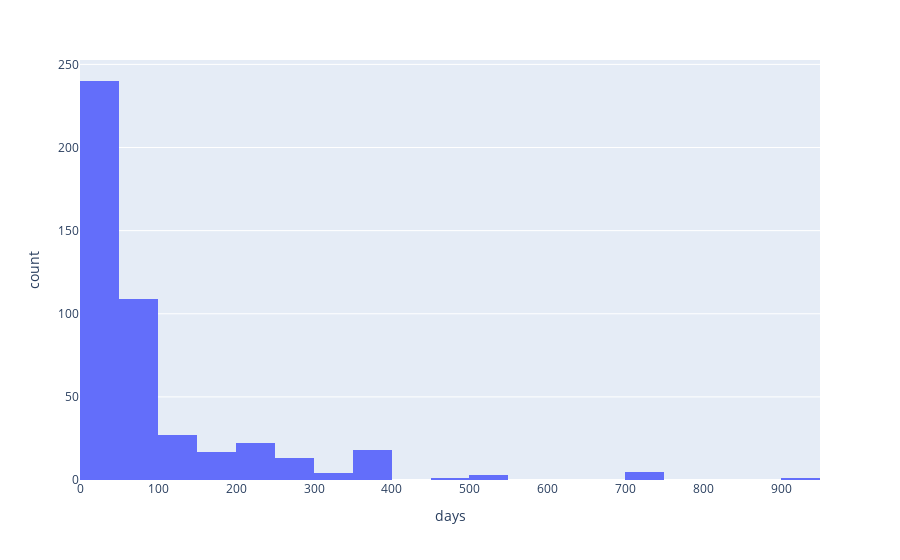

Notebook code for this chart:
### Code cell
px.histogram(coursesdf, x='days', nbins=30)

### Figure 1 — Plotly figure (JSON) as saved in the notebook; plotly's stock layout.template omitted (floating-point values rounded to 4 significant figures; data arrays with more than 128 entries replaced by an {"elided": "..."} marker saying what was removed)
{"data": [{"alignmentgroup": "True", "bingroup": "x", "hovertemplate": "days=%{x}<br>count=%{y}<extra></extra>", "legendgroup": "", "marker": {"color": "#636efa", "pattern": {"shape": ""}}, "name": "", "nbinsx": 30, "offsetgroup": "", "orientation": "v", "showlegend": false, "type": "histogram", "x": {"elided": "465 int values"}, "xaxis": "x", "yaxis": "y"}], "layout": {"barmode": "relative", "legend": {"tracegroupgap": 0}, "margin": {"t": 60}, "xaxis": {"anchor": "y", "domain": [0, 1], "title": {"text": "days"}}, "yaxis": {"anchor": "x", "domain": [0, 1], "title": {"text": "count"}}}}
